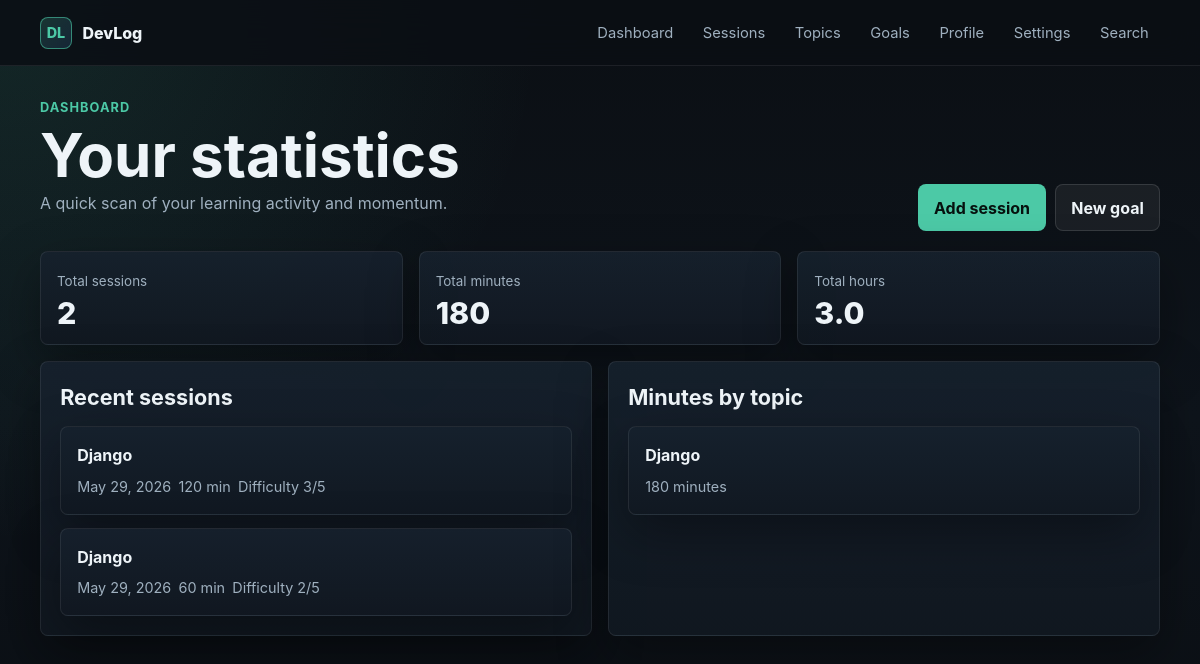
/dashboard/ (signed in), run on an earlier commit of the app's database.
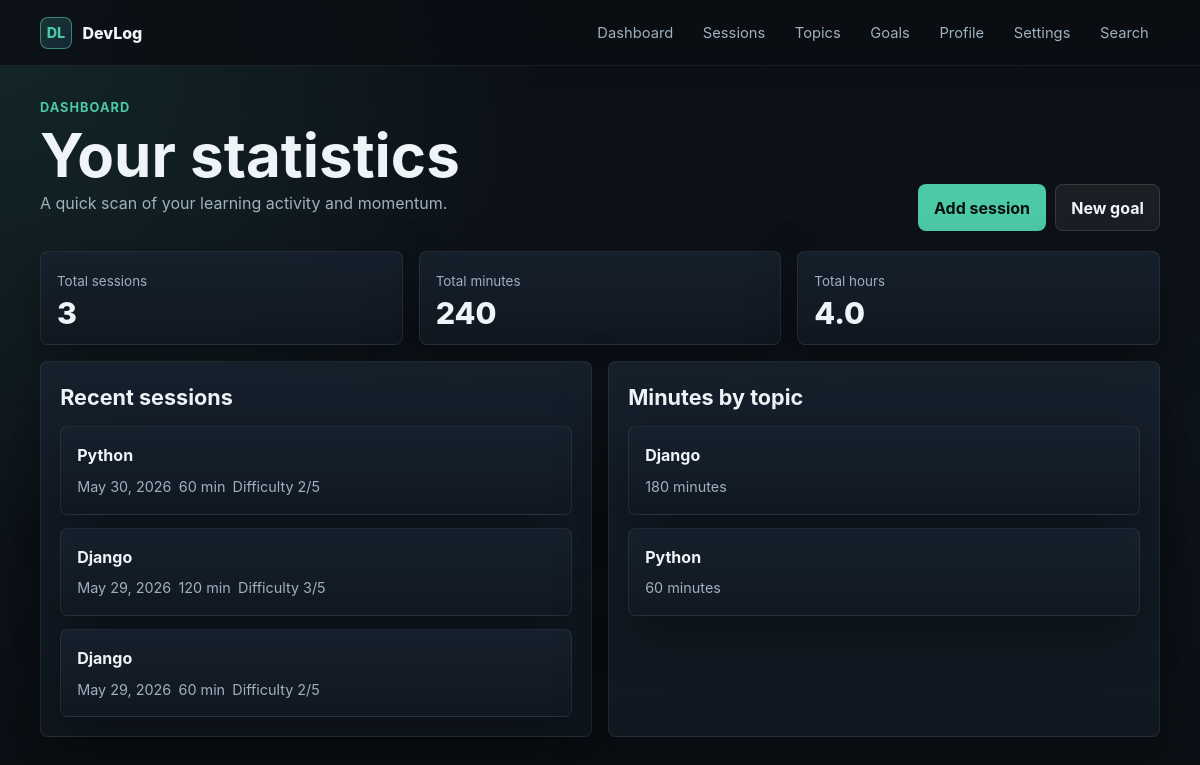
And on a later commit of the database.
### logs/models.py (models this page shows, shortened)
class LogSession(models.Model):
    user = models.ForeignKey(User, on_delete=models.CASCADE)
    topic = models.ForeignKey(Topic, on_delete=models.CASCADE)
    date = models.DateField()
    duration_minutes = models.PositiveIntegerField()
    notes = models.TextField(blank=True)
    difficulty = models.IntegerField(choices=[(i, i) for i in range(1, 6)])

class Topic(models.Model):
    name = models.CharField(max_length=100)
    user = models.ForeignKey(User, on_delete=models.CASCADE)
    def __str__(self):
        return self.name

### logs/views.py (the view)
# urls.py: path('dashboard/', DashboardView.as_view(), name='dashboard'),
class DashboardView(LoginRequiredMixin, TemplateView):
    template_name = 'logs/dashboard.html'
    def get_context_data(self, **kwargs):
        context = super().get_context_data(**kwargs)
        sessions = LogSession.objects.filter(user=self.request.user)
        total_sessions = sessions.count()
        total_minutes = sessions.aggregate(
            total=Sum('duration_minutes')
        )['total'] or 0
        total_hours = total_minutes / 60
        total_topics = Topic.objects.filter(
            user=self.request.user
        ).count()
        last_5_sessions = sessions.select_related('topic').order_by('-date')[:5]
        statistic = sessions.values('topic__name').annotate(
            total_minutes=Sum('duration_minutes')
        ).order_by('-total_minutes')
        context['total_sessions'] = total_sessions
        context['total_minutes'] = total_minutes
        context['total_hours'] = total_hours
        context['total_topics'] = total_topics
        context['last_5_sessions'] = last_5_sessions
        context['statistic'] = statistic
        return context

### templates/logs/dashboard.html (shortened to what this page needs)
{% extends 'base.html' %}
{% block content %}
<section class="page-head">
    <div>
        <p class="eyebrow">Dashboard</p>
        <h1>Your statistics</h1>
        <p class="muted">A quick scan of your learning activity and momentum.</p>
    </div>
    <div class="actions">
        <a class="button" href="{% url 'session_create' %}">Add session</a>
        <a class="button secondary" href="{% url 'goal_create' %}">New goal</a>
    </div>
</section>
<section class="grid grid-3">
    <article class="stat-card">
        <span class="stat-label">Total sessions</span>
        <span class="stat-value">{{ total_sessions }}</span>
    </article>
    <article class="stat-card">
        <span class="stat-label">Total minutes</span>
        <span class="stat-value">{{ total_minutes }}</span>
    </article>
    <article class="stat-card">
        <span class="stat-label">Total hours</span>
        <span class="stat-value">{{ total_hours|floatformat:1 }}</span>
    </article>
</section>
<section class="grid grid-2" style="margin-top: 1rem;">
    <div class="panel">
        <h2>Recent sessions</h2>
        <ul class="list">
            {% for session in last_5_sessions %}
                <li class="item-card">
                    <strong>{{ session.topic }}</strong>
                    <div class="meta">
                        <span>{{ session.date }}</span>
                        <span>{{ session.duration_minutes }} min</span>
                        <span>Difficulty {{ session.difficulty }}/5</span>
                    </div>
                </li>
            {% empty %}
                <li class="empty">No sessions yet.</li>
            {% endfor %}
        </ul>
    </div>
    <div class="panel">
        <h2>Minutes by topic</h2>
        <ul class="list">
            {% for stat in statistic %}
                <li class="item-card">
                    <strong>{{ stat.topic__name }}</strong>
                    <div class="meta">
                        <span>{{ stat.total_minutes }} minutes</span>
                    </div>
                </li>
            {% empty %}
                <li class="empty">No topic statistics yet.</li>
            {% endfor %}
        </ul>
    </div>
</section>
{% endblock %}

What changed in the data, as far as the page shows it:
added LogSession: topic "Python", date "May 30, 2026", duration_minutes "60", difficulty "2"
added Topic: topic__name "Python", total_minutes "60"
Also different on the page:
{{ total_sessions }}: "2" → "3"
{{ total_minutes }}: "180" → "240"
{{ total_hours|floatformat:1 }}: "3.0" → "4.0"
